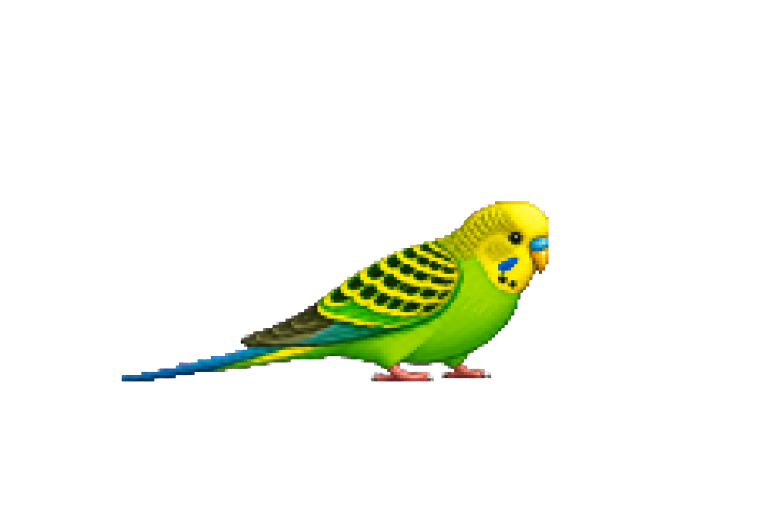
#> input picture docs/art-source/one-frame-method-fullrun-20260627/budgerigar-green-yellow-footlock-set00-oneframe-62/alpha/frame-24-attempt-01-alpha.png, 1536 x 1024 px (shown at 1/2 size)
$ python -i claim_retry_candidate.py   (imports and definitions only)
#> lines starting #> are read from the running program, lines starting #| are printed output that depends on the picture
#> further down, picture is the input picture: PIL image 1536x1024 RGBA; mean R, G, B, A 9.1, 11.9, 1.7, 19.5
#!/usr/bin/env python3
from __future__ import annotations

import argparse
import json
import os
import subprocess
from pathlib import Path

from PIL import Image


# [6 lines left out: function latest_after, not called in this run]


def inspect(img: Image.Image) -> dict[str, object]:
    alpha = img.getchannel("A")
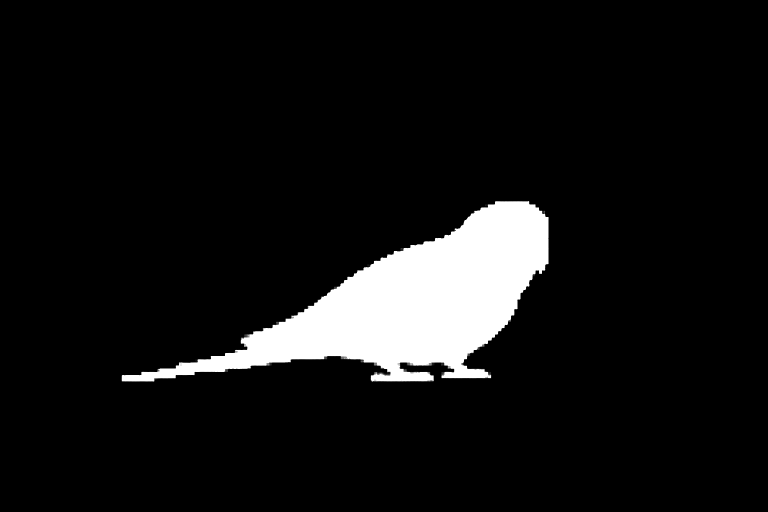
#> alpha: PIL image 1536x1024 L (shown at 1/2 size); min 0, max 255, mean 19.5
    edge = 0
    for x in range(96):
        edge += alpha.getpixel((x, 0)) > 8
        edge += alpha.getpixel((x, 63)) > 8
#> after the loop, edge = 0
    for y in range(64):
        edge += alpha.getpixel((0, y)) > 8
        edge += alpha.getpixel((95, y)) > 8
#> after the loop, edge = 0
    nonzero = 0
    greenish = 0
    for r, g, b, a in img.getdata():
        if a > 0:
            nonzero += 1
        if a > 8 and g > 90 and g > r * 1.18 and g > b * 1.18:
            greenish += 1
#> after the loop, greenish = 51086; nonzero = 122580
    return {
        "size": [96, 64],
        "nonzero_alpha": nonzero,
        "edge_alpha_pixels": edge,
        "greenish_pixels": greenish,
        "alpha_bbox": list(alpha.getbbox() or ()),
    }


# [94 lines left out: function main, not called in this run]


# [2 lines not run here, left out]

>>> from PIL import Image
>>> picture = Image.open('../alpha/frame-24-attempt-01-alpha.png')
>>> result = inspect(picture)
#> result = {'size': [96, 64], 'nonzero_alpha': 122580, 'edge_alpha_pixels': 0, 'greenish_pixels': 51086, 'alpha_bbox': [243, 402, 1098, 764]}
